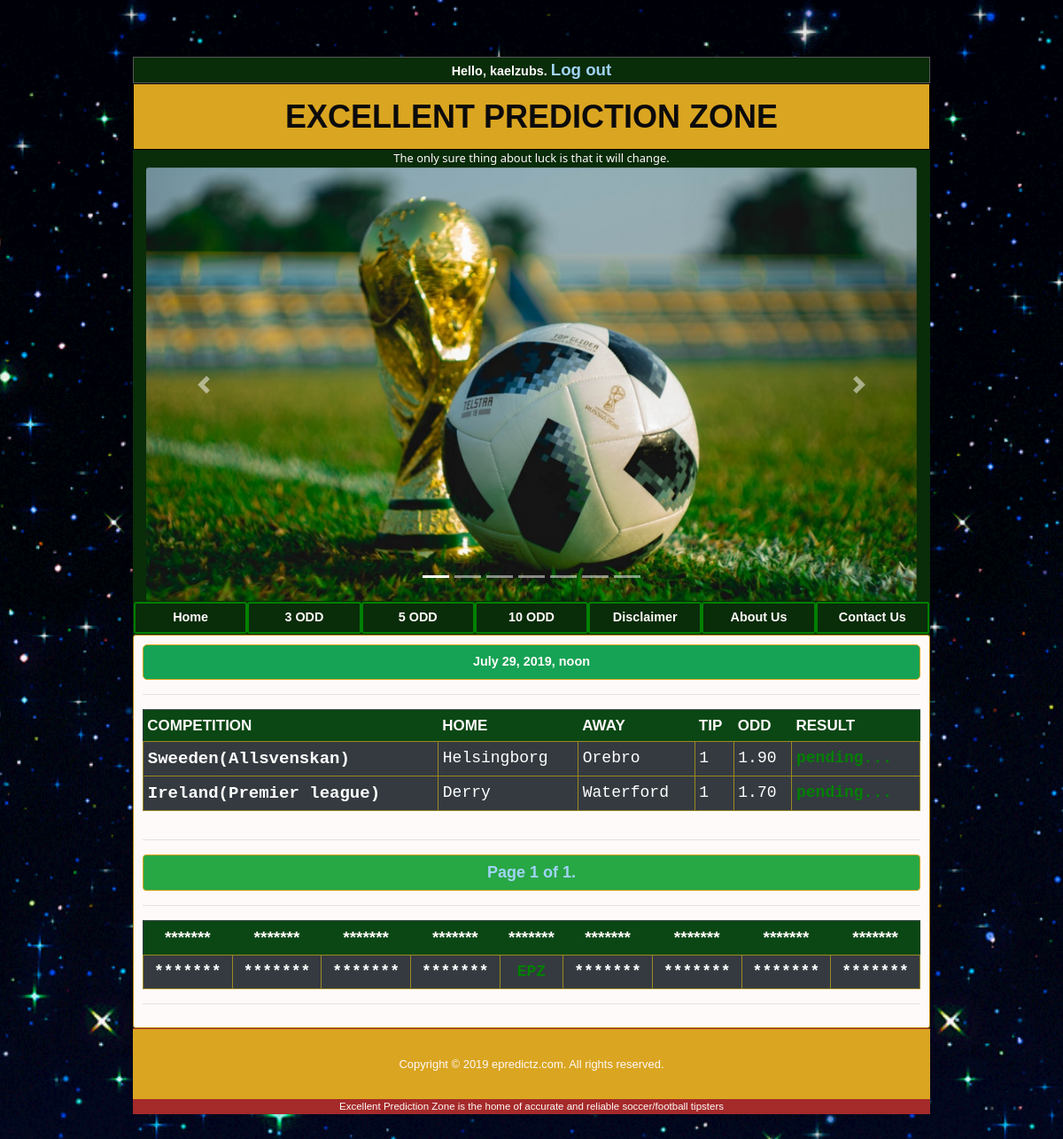
Screenshot of /three/odd/ (signed in) with the database file from the repository.
### proj2/models.py (models this page shows, shortened)
class Three_Page(models.Model):
    title = models.CharField(max_length=60)
    bodytext = models.TextField('Page Content', blank=True)
    created = models.DateTimeField()

### proj2/views.py (the view)
# urls.py: path('odd/', list_three, name='list_three'),
@login_required
def list_three(request):
    pages = Three_Page.objects.all().order_by('-created')
    paginator = Paginator(pages, 1)
    page = request.GET.get('page')
    try:
        ppages = paginator.page(page)
    except PageNotAnInteger:
        ppages = paginator.page(1)
    except EmptyPage:
        ppages = paginator.page(paginator.num_pages)
    return render(request, 'three_page.html', {'pages': pages, 'ppages':ppages})

### proj2/templates/three_page.html (shortened to what this page needs)
{% extends 'base.html' %}
{% block content %}
{% for page in ppages %}
<p style="font-weight:bold; color: snow; text-align: center; border: 1px solid goldenrod; background-color:rgb(22, 163, 85); padding: 8px; border-radius: 5px">{{ page.created }}</p><hr>
<div class="table-responsive">
    {% autoescape off %}
    {{ page.bodytext }}
    {% endautoescape %}
</div><hr>
{% endfor %}
<button class="container btn btn-success h-100" style="border: 1px solid goldenrod">
    <span class="step-links">
        <span class="current" style="font-size: 18px; color:rgb(160, 212, 247); font-weight: bolder;">
            Page {{ ppages.number }} of {{ ppages.paginator.num_pages }}.
        </span>
    </span>
</button>
{% endblock content %}

### templates/base.html (shortened to what this page needs)
{% load static %}
<!DOCTYPE HTML>
<html>
    <head>
        <link href="{% static 'main.css' %}" rel="stylesheet">
        <link rel="stylesheet" href="https://stackpath.bootstrapcdn.com/bootstrap/4.3.1/css/bootstrap.min.css">
    </head>
    <body class='jumbotron jumbotron-fluid' style="positon: relative; background-image: url('{% static 'giphy_2.gif' %}'); background-size: contain; width: auto; font-family: gotham, 'Helvetica Neue', Helvetica, Arial, sans-serif; font-size: 0.9em; text-align: justify; color: #474747;">
        <div class='container col-md-9'>
            <div class='row'>
                <div style=" background-color: rgb(9, 44, 9); font-family: Arial, Helvetica, sans-serif; margin: auto;">
                    <header id="header" style="border-style: none; width: auto; height: auto;">
                        <div class='col' style="text-align: center; border: 1px solid rgb(90, 87, 87); background-color: rgb(9, 44, 9); color: snow; font-size: 100%; font-weight: bold; font-family: 'Trebuchet MS', 'Lucida Sans Unicode', 'Lucida Grande', 'Lucida Sans', Arial, sans-serif;">
                          {% if user.is_authenticated %}
                          Hello, {{ user.username }}. <a href="{% url 'account_logout' %}" style="font-weight: bold; text-decoration: none; font-size: 130%; color: rgb(160, 212, 247);">Log out</a>
                          {% else %}
                          Not logged in. <a href="{% url 'account_login' %}" style="font-weight: bold; text-decoration: none; font-size: 130%; color: rgb(4, 250, 78);">Log in</a>
                          {% endif %}
                        </div>
                        <div class="col" style="text-align: center; background-color: goldenrod; color:rgb(12, 11, 11); font-weight: bolder; padding: 15px; border: 1px solid black">
                            <h1 style="margin-bottom:inherit; margin-top: auto; font-weight: bold; font-size: 250%">EXCELLENT PREDICTION ZONE</h1>
                        </div>
                    </header>
                    <p class='col' style="text-align: center; margin-bottom: auto; margin-top: auto; font-family: 'Segoe UI', Tahoma, Geneva, Verdana, sans-serif; color: snow;  font-weight:500; font-size: 90%;">The only sure thing about luck is that it will change.</p>
                    <div id="carouselExampleIndicators" class="carousel slide col" data-ride="carousel">
                        <ol class="carousel-indicators">
                            <li data-target="#carouselExampleIndicators" data-slide-to="0" class="active"></li>
                            <li data-target="#carouselExampleIndicators" data-slide-to="1"></li>
                            <li data-target="#carouselExampleIndicators" data-slide-to="2"></li>
                            <li data-target="#carouselExampleIndicators" data-slide-to="3"></li>
                            <li data-target="#carouselExampleIndicators" data-slide-to="4"></li>
                            <li data-target="#carouselExampleIndicators" data-slide-to="5"></li>
                            <li data-target="#carouselExampleIndicators" data-slide-to="6"></li>
                        </ol>
                        <div class="carousel-inner" style='border-radius: 3px;'>
                            <div class="carousel-item active">
                                <img src="{% static 'base1.jpg' %}" class="d-block w-100 " alt="World cup">
                            </div>
                            <a class="carousel-control-prev" href="#carouselExampleIndicators" role="button" data-slide="prev">
                                <span class="carousel-control-prev-icon" aria-hidden="true"></span>
                            </a>
                            <a class="carousel-control-next" href="#carouselExampleIndicators" role="button" data-slide="next">
                                <span class="carousel-control-next-icon" aria-hidden="true"></span>
                            </a>
                        </div>
                    </div>
                    <div class="row" style="border: none; cursor: pointer; text-align: center; margin: 1px;  background-color: rgb(9, 44, 9);">
                        <div class="col" style=" padding: 5px; cursor: pointer; background-color: rgb(9, 44, 9); border: 2px solid green; border-radius: 3px">
                            <a href='{% url "list_home" %}' style="text-decoration: none; color: snow; font-weight: bold; font-size: 100%;">Home</a>
                        </div>
                        <div class="col" style="border: none; cursor: pointer; padding: 5px; background-color: rgb(9, 44, 9); border: 2px solid green; border-radius: 3px">
                            <a href='{% url "list_three" %}' style="text-decoration: none; color: snow; font-weight: bold; font-size: 100%;">3 ODD</a>
                        </div>
                        <div class="col" style="border: none; cursor: pointer; padding: 5px; background-color: rgb(9, 44, 9); border: 2px solid green; border-radius: 3px">
                            <a href='{% url "list_five" %}' style="text-decoration: none; color: snow; font-weight: bold; font-size: 100%;">5 ODD</a>
                        </div>
                        <div class="col" style="border: none; cursor: pointer; padding: 5px; background-color: rgb(9, 44, 9); border: 2px solid green; border-radius: 3px">
                            <a href='{% url "list_ten" %}' style="text-decoration: none; color: snow; font-weight: bold; font-size: 100%;">10 ODD</a>
                        </div>
                        <div class="col" style="border: none; cursor: pointer; padding: 5px; background-color: rgb(9, 44, 9); border: 2px solid green; border-radius: 3px">
                            <a href='{% url "list_disclaim" %}' style="text-decoration: none; color: snow; font-weight: bold; font-size: 100%;">Disclaimer</a>
                        </div>
                        <div class="col" style="border: none; cursor: pointer; padding: 5px; background-color: rgb(9, 44, 9); border: 2px solid green; border-radius: 3px">
                            <a href='{% url "list_about" %}' style="text-decoration: none; color: snow; font-weight: bold; font-size: 100%;">About Us</a>
                        </div>
                        <div class="col" style="border: none; cursor: pointer; padding: 5px; background-color: rgb(9, 44, 9); border: 2px solid green; border-radius: 2px">
                            <a href='{% url "list_contact" %}' style="text-decoration: none; color: snow; font-weight: bold; font-size: 100%;">Contact Us</a>
                        </div>
                    </div>
                    <div class='col' style=" padding: 10px; border-radius: 3px; border: 1px solid darkgoldenrod; background-color: snow; display: inline-block;">
                        {% block content %}{% endblock content %}<hr>
                        <table class='table table-sm table-dark table-responsive{-sm|-md|-lg|-xl} ' style="width: 100%; text-align: center;">
                            <tr>
                                <th style="background-color: rgb(10, 71, 20); color: snow; font-weight: bold; font-size: 19px;">*******</th>
                                <th style="background-color: rgb(10, 71, 20); color: snow; font-weight: bold; font-size: 19px;">*******</th>
                                <th style="background-color: rgb(10, 71, 20); color: snow; font-weight: bold; font-size: 19px;">*******</th>
                                <th style="background-color: rgb(10, 71, 20); color: snow; font-weight: bold; font-size: 19px;">*******</th>
                                <th style="background-color: rgb(10, 71, 20); color: snow; font-weight: bold; font-size: 19px">*******</th>
                                <th style="background-color: rgb(10, 71, 20); color: snow; font-weight: bold; font-size: 19px;">*******</th>
                                <th style="background-color: rgb(10, 71, 20); color: snow; font-weight: bold; font-size: 19px;">*******</th>
                                <th style="background-color: rgb(10, 71, 20); color: snow; font-weight: bold; font-size: 19px;">*******</th>
                                <th style="background-color: rgb(10, 71, 20); color: snow; font-weight: bold; font-size: 19px;">*******</th>
                            </tr>
                            <tr>
                                <td style="border: thin solid rgb(155, 137, 34); font-family: monospace; font-weight: bold; font-size: 18px;">*******</td>
                                <td style="border: thin solid rgb(155, 137, 34); font-family: monospace; font-weight: bold; font-size: 18px;">*******</td>
                                <td style="border: thin solid rgb(155, 137, 34); font-family: monospace; font-weight: bold; font-size: 18px;">*******</td>
                                <td style="border: thin solid rgb(155, 137, 34); font-family: monospace; font-weight: bold; font-size: 18px;">*******</td>
                                <td style="border: thin solid rgb(155, 137, 34); font-family: monospace; font-weight: bold; font-size: 18px; color:green;">EPZ</td>
                                <td style="border: thin solid rgb(155, 137, 34); font-family: monospace; font-weight: bold; font-size: 18px;">*******</td>
                                <td style="border: thin solid rgb(155, 137, 34); font-family: monospace; font-weight: bold; font-size: 18px;">*******</td>
                                <td style="border: thin solid rgb(155, 137, 34); font-family: monospace; font-weight: bold; font-size: 18px;">*******</td>
                                <td style="border: thin solid rgb(155, 137, 34); font-family: monospace; font-weight: bold; font-size: 18px;">*******</td>
                            </tr>
                        </table><hr>
                    </div>
                    <div>
                        <footer id="footer" style="text-align: center; font-size: 90%; padding: 30px; background-color: goldenrod; border-top: thin solid brown; clear: both; color:snow;">Copyright &copy; 2019 epredictz.com. All rights reserved.</footer>
                    </div>
                    <div style='color: snow; background: brown; text-align: center; font-size: 80%;' itemscope itemtype="http://schema.org/Person">
                        <span itemprop="company">Excellent Prediction Zone is the home of accurate and reliable soccer/football  tipsters</span>
                    </div>
                </div>
            </div>
        </div>
    </body>
</html>

### rows the page displays
Three_Page: created "July 29, 2019, noon", bodytext "COMPETITION HOME AWAY TIP ODD RESULT Sweeden(Allsvenskan) Helsingborg Orebro 1 1.90 Ireland(Premier league) Derry Waterford 1 1.70"

### other values shown
{{ user.username }} "kaelzubs"
{{ ppages.number }} "1"
{{ ppages.paginator.num_pages }} "1"
